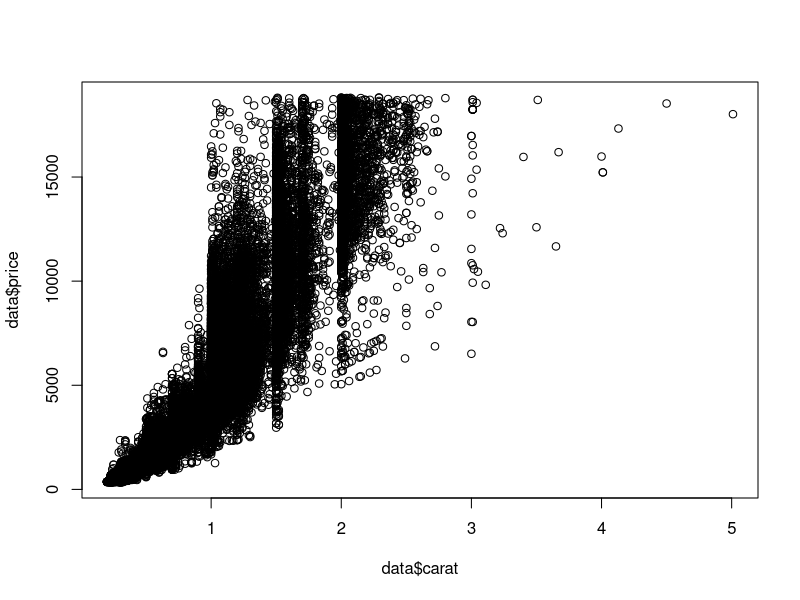
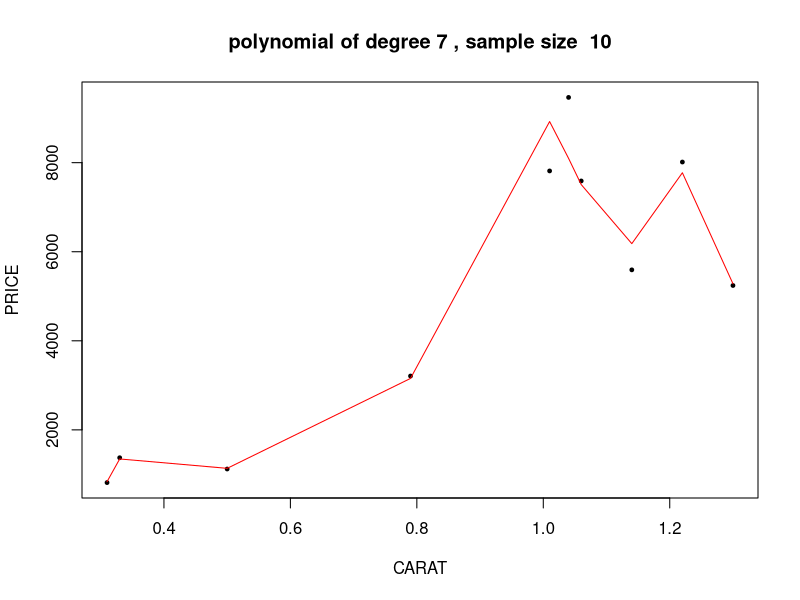
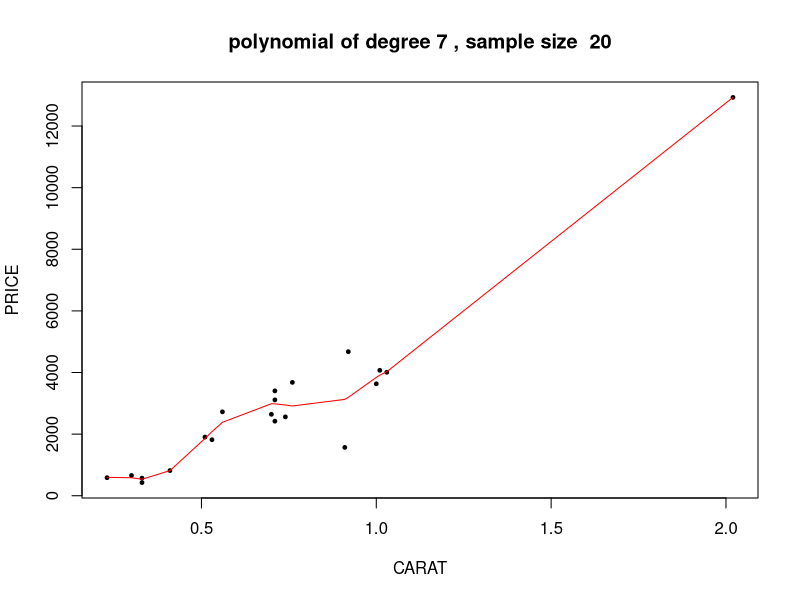
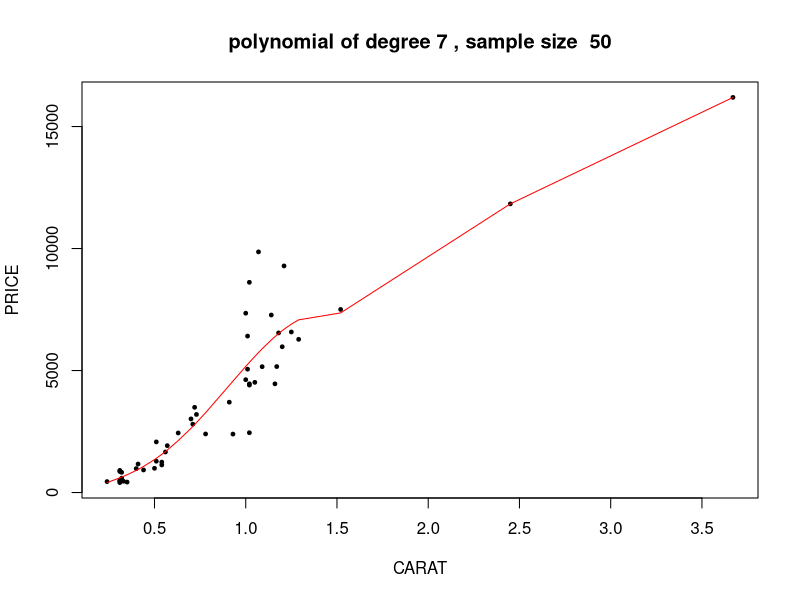
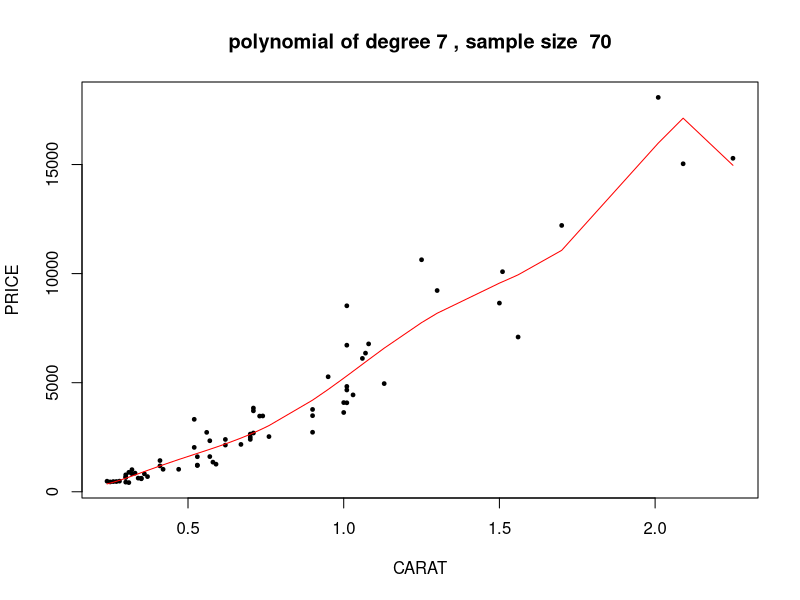
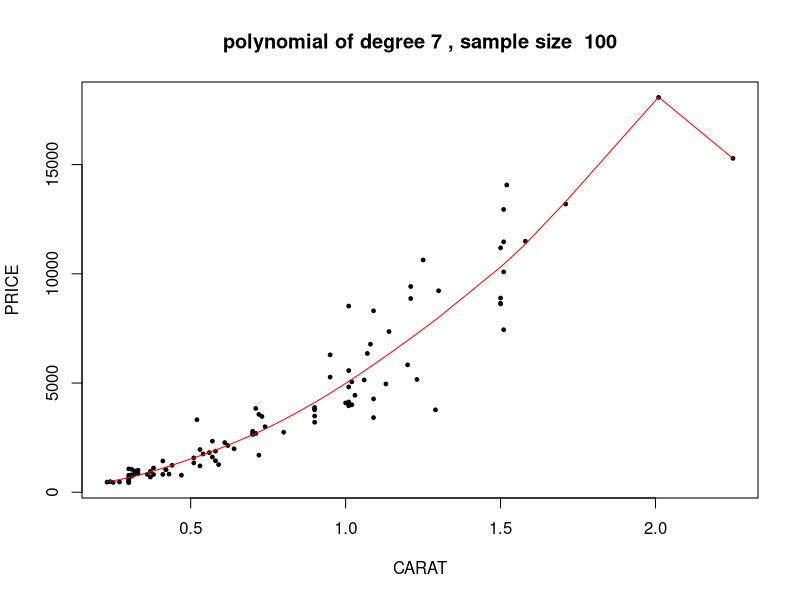
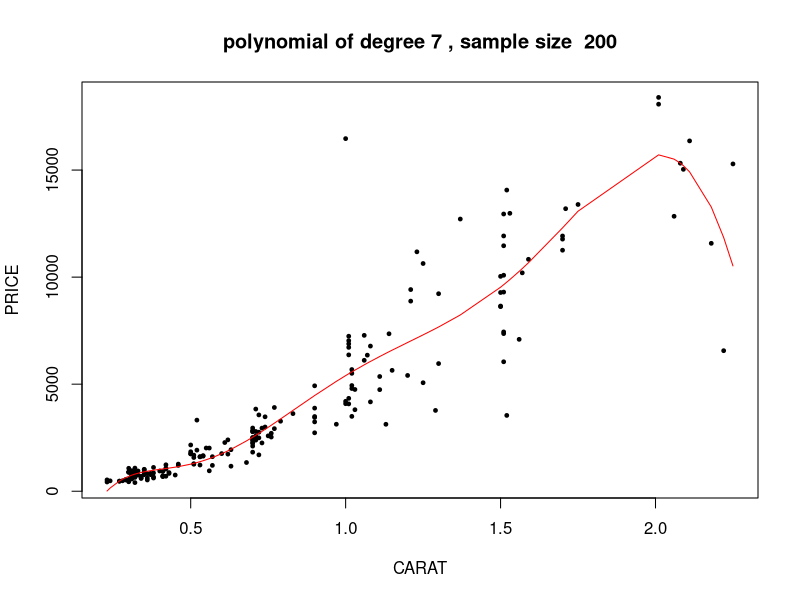
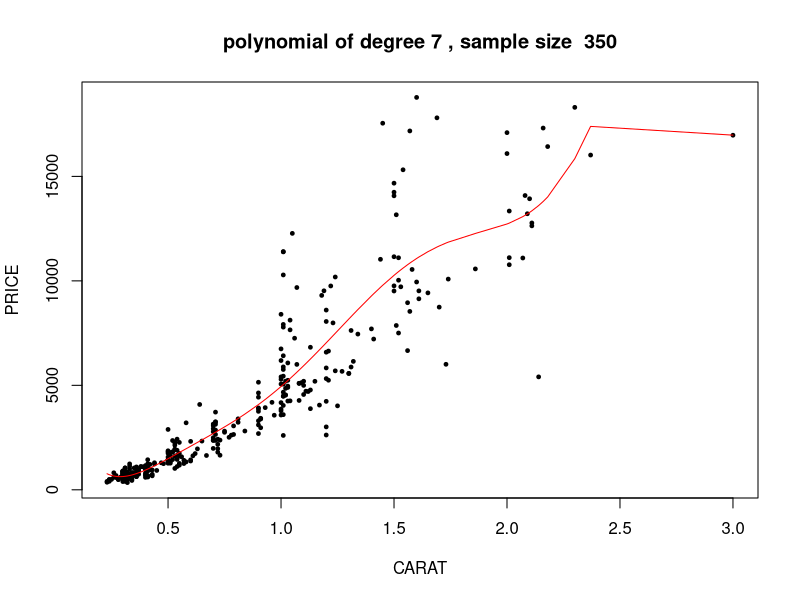

Here is the R script that generated these plots, in order:
library(MASS)
library(ggplot2)
data<-diamonds
summary(data[c("price","carat")])
plot(data$carat,data$price)

##################################################################################
  #problem 1
##################################################################################

test_error<-c()
sample_size<- c(10,20,50,70,100,200,350)
for (i in sample_size){
  rand1 = sample(1:nrow(data),2*i)
  data1 = data[rand1, c("carat","price") ]
  setwd("F:\\R")
  set.seed(40)
  rand = sample(1:nrow(data1),i)
  train = data1[rand, c("carat","price") ]
  test = data1[-rand, c("carat","price") ]
  #MOdel of Order 7
  
    
  m1 <- lm(price ~ carat + I(carat^2) + I(carat^3) + I(carat^4) + I(carat^5) 
             + I(carat^6) + I(carat^7), train)
  
  #PLOTTING THE MODEL OVER THE DATA
  graph_name <- "polynomial of degree 7"
  additional<- ", sample size "
  format<-".jpg"
  name<-paste(graph_name,additional,i,format)
  jpeg(name)
  
  plot(train$carat,train$price, pch=19, cex=0.5,main = paste(graph_name,additional,i),xlab = "CARAT",ylab = "PRICE" )
  lines(sort(train$carat), fitted(m1)[order(train$carat)], col='red', type='l',pch=20) 
  
  dev.off()
  
  #TRAIN AND TEST ACCURACY
  sum(m1$residuals^2)
  pred = predict(m1, newdata=test)
  error_test<-sum((pred-test$price)^2)
  test_error<-append(test_error,error_test)
}
setwd("F:\\R")
jpeg("Error Vs Sample.jpg")
plot(sample_size,test_error, pch=19, cex=0.5,main = paste("Error Vs Sample Size, ","Polynomial of order 7"),xlab = "Sample Size",ylab = "Test Error" )
lines(sample_size,test_error, col='red', type='l',pch=20)
dev.off()



##################################################################################
  #problem 2
##################################################################################

#Deviding the data into 4 parts and saving in a vector
complexity<-c(1,2,7,8,9,10)
data_parts = c("data_q1","data_q2","data_q3","data_q4")
sample_size<-c(20,100)
rand = sample(1:nrow(data),nrow(data)/2)
data_h1 = data[rand, c("carat","price") ]
data_h2 = data[-rand, c("carat","price") ]

rand1 = sample(1:nrow(data_h1),nrow(data_h1)/2)
rand2 = sample(1:nrow(data_h2),nrow(data_h2)/2)

data_q1 = data_h1[rand1, c("carat","price") ]
data_q2 = data_h1[-rand1, c("carat","price") ]
data_q3 = data_h2[rand2, c("carat","price") ]
data_q4 = data_h2[-rand2, c("carat","price") ]

assign(data_parts[1],data_q1)
assign(data_parts[2],data_q2)
assign(data_parts[3],data_q3)
assign(data_parts[4],data_q4)

#Color for line graph
color=c("red","NA","NA","NA","NA","Black","Green","Grey","Blue","Magenta")
TrError20<-c()
TrError100<-c()
RMSE20<-c()
RMSE100<-c()  


for (samplesz in sample_size){
  #Accesing each of the four parts for model
  for (dataname in data_parts){
  set.seed(samplesz)
  rand0 = sample(1:nrow(get(dataname)),2*samplesz)
  datanw = get(dataname)[rand0, c("carat","price") ]
  randnw = sample(1:nrow(datanw),samplesz)
  #for every part taking sample of pre defined sie in train and test using random numbers
  train = datanw[randnw, c("carat","price") ]
  test = datanw[-randnw, c("carat","price") ]
  
  
  graph_name1 <- "polynomial of degree (1,2,7,8,9,10)"
  additional1<- ", sample size "
  format<-".jpg"
  
  jpeg(paste(graph_name1,additional1,samplesz,", ",dataname,format))
  plot(train$carat,train$price, pch=19, cex=0.5,
  main = paste("Sample size ",samplesz,", polynomial of orders (1,2,7,8,9,10)"),
  xlab = "CARAT",ylab = "PRICE" )
  model = "price~carat"
  poly_mod0<-lm(as.formula(model),train)

  #TRAIN AND TEST ACCURACY
  tr_er<-sum(poly_mod0$residuals^2)
  pred = predict(poly_mod0, newdata=test)
  error_test<-sum((pred-test$price)^2)
  rmse<-sqrt(error_test/samplesz)
  
  #Appending train and test error in a vector
  if (samplesz == 20){
  TrError20<-append(TrError20,tr_er)
  RMSE20<-append(RMSE20,rmse)
  } else if (samplesz == 100) {
  TrError100<-append(TrError100,tr_er)
  RMSE100<-append(RMSE100,rmse)
  }

  lines(sort(train$carat), fitted(poly_mod0)[order(train$carat)],
        col='red', type='l',pch=20)
  
  #building Polynomial model of orders 1,2,7,8,9,10 using loops
  #and graph plott for each of the model
  for (i in c(2,7:10)){
    model1=""
  for (j in c(2:i)){
    model1<-paste(model1," + I(carat^",j,")",sep = "")
  }
  x <- paste(model,model1,sep = "")
  poly_mod<-lm(as.formula(x),train)
  
  #TRAIN AND TEST ACCURACY
  tr_er<-sum(poly_mod$residuals^2)
  pred = predict(poly_mod, newdata=test)
  error_test<-sum((pred-test$price)^2)
  rmse<-sqrt(error_test/samplesz)
  
  #Appending train and test error in a vector
  if (samplesz == 20){
  TrError20<-append(TrError20,tr_er)
  RMSE20<-append(RMSE20,rmse)
  } else if (samplesz == 100) {
  TrError100<-append(TrError100,tr_er)
  RMSE100<-append(RMSE100,rmse)
  }
  
  lines(sort(train$carat), fitted(poly_mod)[order(train$carat)],
        col = color[i], type='l',pch=20)
  }
  legend("topleft", legend=c("Order 1","Order 2","Order 7","Order 8","Order 9","Order 10"),
       col=c("red","Black","Green","Grey","Blue","Magenta"),lty =c(1,2,7:10),cex = 0.7 )
  dev.off()
  }
  
}

########################################################
  #Plotting Training and Test Error
########################################################

  jpeg("RMSE VS complexity, sample size 20.jpg")
  plot(complexity,RMSE20[1:6], pch=19, cex=0.5,
  main = paste("RMSE VS complexity, sample 20", ", polynomials(1,2,7,8,9,10)"),
  xlab = "Order of polynomial",ylab = "RMSE" )
  lines(complexity,RMSE20[1:6], col='red', type='l',pch=20)
  dev.off()

  jpeg("RMSE VS complexity, sample size 100.jpg")
  plot(complexity,RMSE100[1:6], pch=19, cex=0.5,
  main = paste("RMSE VS complexity, sample 100", ", polynomials(1,2,7,8,9,10)"),
  xlab = "Order of polynomial",ylab = "RMSE" )
  lines(complexity,RMSE100[1:6], col='red', type='l',pch=20)
  dev.off()
  
  jpeg("RSS VS model complexity, sample size 20.jpg")
  plot(complexity,TrError20[1:6], pch=19, cex=0.5,
  main = paste("RSS VS complexity, sample 20",", polynomials(1,2,7,8,9,10)"),
  xlab = "Order of polynomial",ylab = "RSS" )
  lines(complexity,TrError20[1:6], col='red', type='l',pch=20)
  dev.off()
  
  jpeg("RSS VS model complexity, sample size 100.jpg")
  plot(complexity,TrError100[1:6], pch=19, cex=0.5,
  main = paste("RSS VS complexity, sample 100",", polynomials(1,2,7,8,9,10)"),
  xlab = "Order of polynomial",ylab = "RSS" )
  lines(complexity,TrError100[1:6], col='red', type='l',pch=20)
  dev.off()

